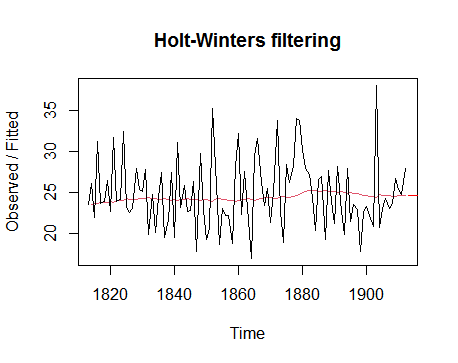

Source code (R):
# Load The Data
rain <- scan("https://robjhyndman.com/tsdldata/hurst/precip1.dat",skip=1) 

# Convert The Data To Time Series
raints <- ts(rain,start=c(1813)) 

# HoltWinters Model
rainforecasts <- HoltWinters(raints, beta=FALSE, gamma=FALSE) 
rainforecasts 

# Plot The HoltWinters Model
plot(rainforecasts)

# Predicting for 10 Years by The HoltWinters Model and Plot The predicting
predictedRain<-predict(rainforecasts,n.ahead = 10) 
plot(rainforecasts) 
lines(predictedRain,col="red")
